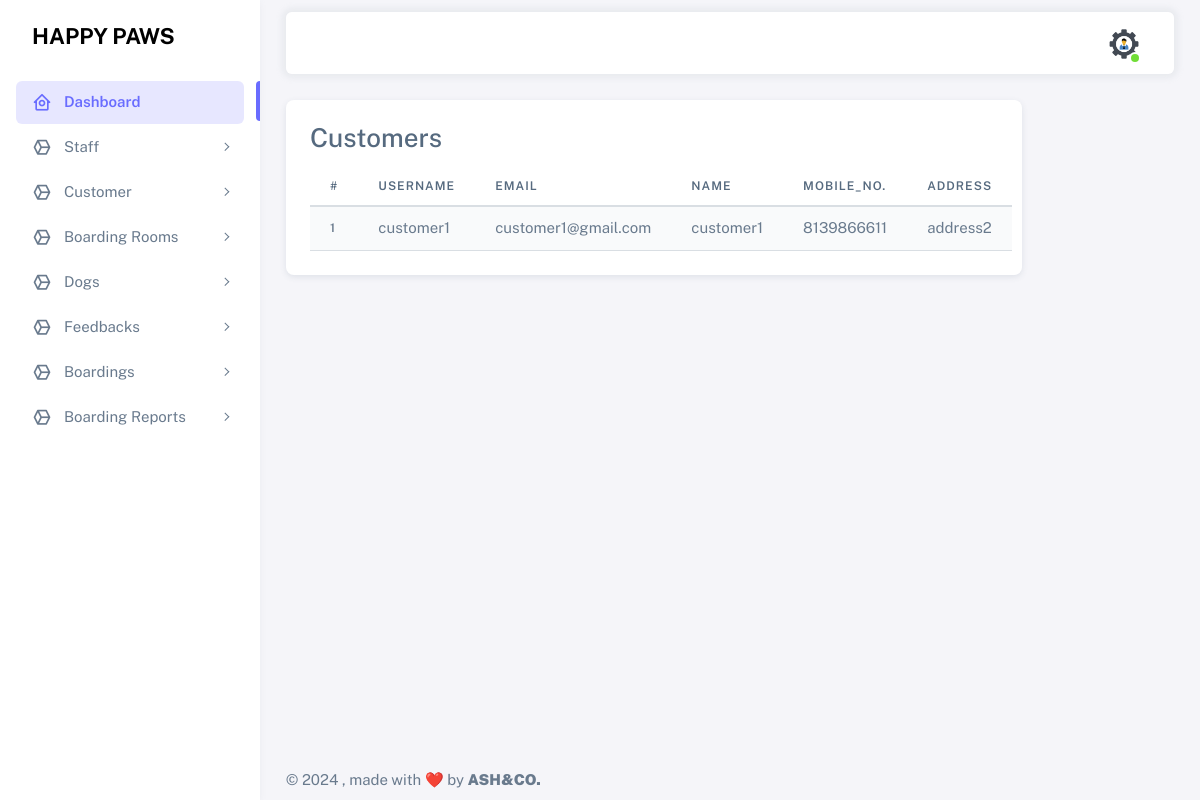
Screenshot of /customer-view/ (signed in) with the database file from the repository.
### accounts/models.py (models this page shows)
class BaseModel(models.Model):
    created_on = models.DateTimeField(auto_now_add=True, null=True)
    updated_on = models.DateTimeField(auto_now=True)
    is_deleted = models.BooleanField(default=False)
    class Meta:
        abstract = True
        ordering = ['-created_on']

class Userprofile(BaseModel):
    user = models.ForeignKey(User, on_delete=models.CASCADE)
    name = models.CharField(max_length=200,null=True,blank=True)
    phone = models.CharField(max_length=15,null=True,blank=True)
    address = models.TextField(null=True,blank=True)
    image = models.ImageField(upload_to='profile/',null=True,blank=True)

class User(AbstractBaseUser, PermissionsMixin):
    name = models.CharField(max_length=50, blank=True, null=True)
    username = models.CharField(max_length=50, unique=True, null=True)
    email = models.EmailField(max_length=100, null=True)
    role = models.IntegerField(choices=SELECTROLE)
    uid = models.CharField(max_length=500, unique=True, null=True)
    is_admin = models.BooleanField(default=False)
    is_active = models.BooleanField(default=False)
    is_registered = models.BooleanField(default=False)
    date_joined = models.DateTimeField(auto_now_add=True)
    last_login = models.DateTimeField(auto_now_add=True)
    USERNAME_FIELD = 'username'
    REQUIRED_FIELDS=[]
    objects = UserManager()
    def __str__(self):
        return self.username
    class Meta:
        db_table = "user"

### accounts/views.py (the view)
# urls.py: path('customer-view/', views.customer_view, name='customer-view'),
@login_required(login_url='sign-in')
def customer_view(request):
    data = User.objects.filter(role=3)
    c_data = Userprofile.objects.filter(user__in=data)
    return render(request, 'admintemp/customer_view.html',{'c_data':c_data})

### templates/admintemp/customer_view.html
{% extends 'admintemp/index.html' %}
{% load crispy_forms_tags %}
{% block content %}
<div class="card">
    <div class="card-body">
        <h3 class="card-title">Customers</h3>
        <table class="table table-striped">
            <thead>
                <tr>
                    <th scope="col">#</th>
                    <th scope="col">Username</th>
                    <th scope="col">Email</th>
                    <th scope="col">Name</th>
                    <th scope="col">Mobile_No.</th>
                    <th scope="col">Address</th>
                </tr>
            </thead>
            <tbody>
                {% for i in c_data %}
                <tr>
                    <th scope="row">{{ forloop.counter }}</th>
                    <td>{{i.user.username}}</td>
                    <td>{{i.user.email}}</td>
                    <td>{{i.name}}</td>
                    <td>{{i.phone}}</td>
                    <td>{{i.address}}</td>
                </tr>
                {% endfor %}
            </tbody>
        </table>
    </div>
</div>
{% endblock %}

### rows the page displays
Userprofile: user.username "customer1", user.email "customer1@gmail.com", name "customer1", phone "8139866611", address "address2"
